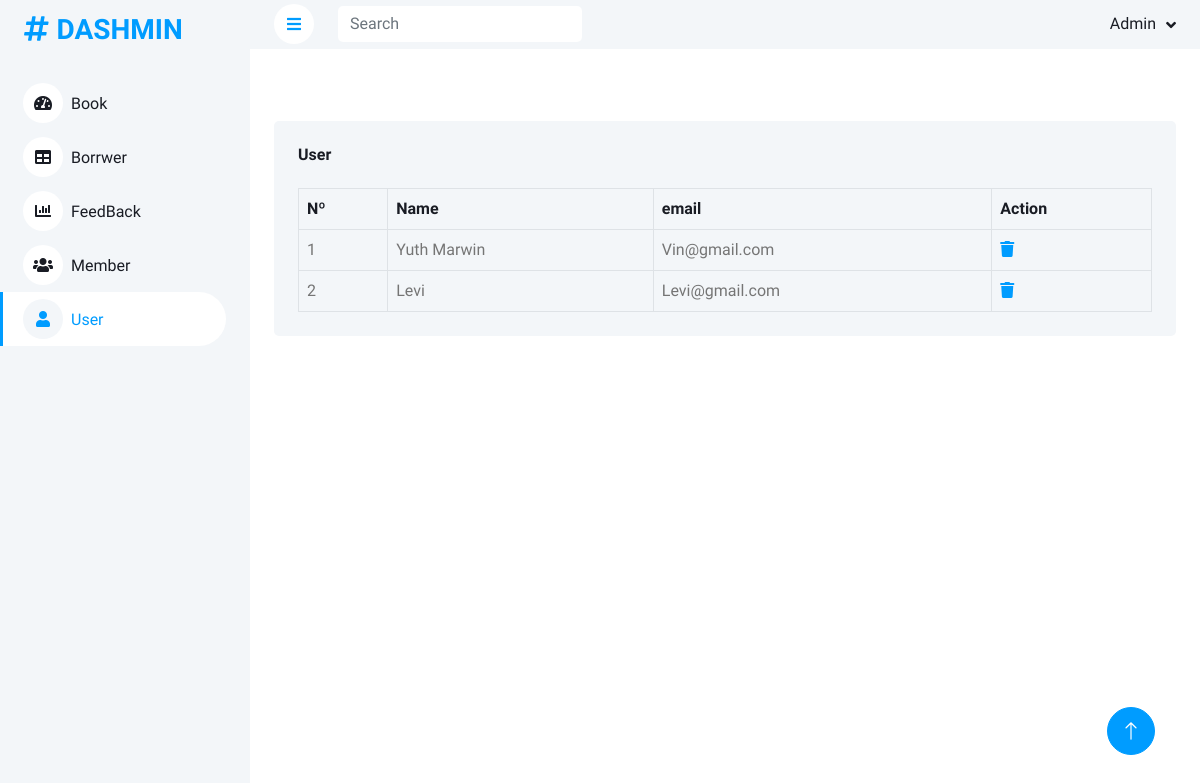
Page /Admin/Dashboard/index.php?p=user.php (signed in) on the committed database.
### tables this page shows
CREATE TABLE IF NOT EXISTS `tbl_users` (
  `id` int NOT NULL AUTO_INCREMENT,
  `email` varchar(255) NOT NULL,
  `username` varchar(255) NOT NULL,
  `password` varchar(255) NOT NULL,
  PRIMARY KEY (`id`)
);

### Admin/Dashboard/user.php (the view, shortened to what this page needs)
<?php
    $sql = "SELECT * FROM tbl_users ORDER BY id ASC";
    $result = mysqli_query($connect,$sql);
?>
<div class="container-fluid pt-4 px-4">
    <div class="bg-light text-center rounded p-4 mt-5">
        <div class="d-flex align-items-center justify-content-between mb-4">
            <h6 class="mb-0">User</h6>
        </div>
        <div class="table-responsive">
            <table class="table text-start align-middle table-bordered table-hover mb-0">
                <thead>
                    <tr class="text-dark">
                        <th scope="col">Nº</th>
                        <th>Name</th>
                        <th>email</th>
                        <th>Action</th>
                    </tr>
                </thead>
                <tbody>
                    <?php
                        $i = 1;
                        while($row = mysqli_fetch_array($result))
                        {
                    ?>
                    <tr>
                        <td><?=$i?></td>
                        <td><?=$row['username']?></td>
                        <td><?=$row['email']?></td>
                        <td>
                            <a href="index.php?p=user.php&id=<?=$row['id']?>&action=4">
                                <span class="fa fa-trash"></span>
                            </a>
                        </td>
                    </tr>
                    <?php
                        $i++;
                        }
                    ?>
                </tbody>
            </table>
        </div>
    </div>

### Admin/Dashboard/include/navbar.php (shortened to what this page needs)
<nav class="navbar navbar-expand bg-light navbar-light sticky-top px-4 py-0">
                <a href="#" class="sidebar-toggler flex-shrink-0">
                    <i class="fa fa-bars"></i>
                </a>
                <form class="d-none d-md-flex ms-4">
                    <input class="form-control border-0" type="search" placeholder="Search">
                </form>
                <div class="navbar-nav align-items-center ms-auto">
                    <div class="nav-item dropdown">
                        <a href="#" class="nav-link dropdown-toggle" data-bs-toggle="dropdown">
                            <span class="d-none d-lg-inline-flex"><?=$row['username']?></span>
                        </a>
                    </div>
                </div>
            </nav>

### Admin/Dashboard/css/style.css (style rules this page uses)
:root { --primary: #009CFF; --light: #F3F6F9; --dark: #191C24; }
.content .navbar .navbar-nav .nav-link { margin-left: 25px; padding: 12px 0; color: var(--dark); outline: none; }
.content .navbar .sidebar-toggler, .content .navbar .navbar-nav .nav-link i { width: 40px; height: 40px; display: inline-flex; align-items: center; justify-content: center; background: #FFFFFF; border-radius: 40px; }
.content .navbar .dropdown-toggle::after { margin-left: 6px; vertical-align: middle; border: none; content: "\f107"; font-family: "Font Awesome 5 Free"; font-weight: 900; transition: .5s; }

### rows in the picture
tbl_users: username "Yuth Marwin", email "Vin@gmail.com"
tbl_users: username "Levi", email "Levi@gmail.com"

### other values in the picture
$row['username'] "Admin"
